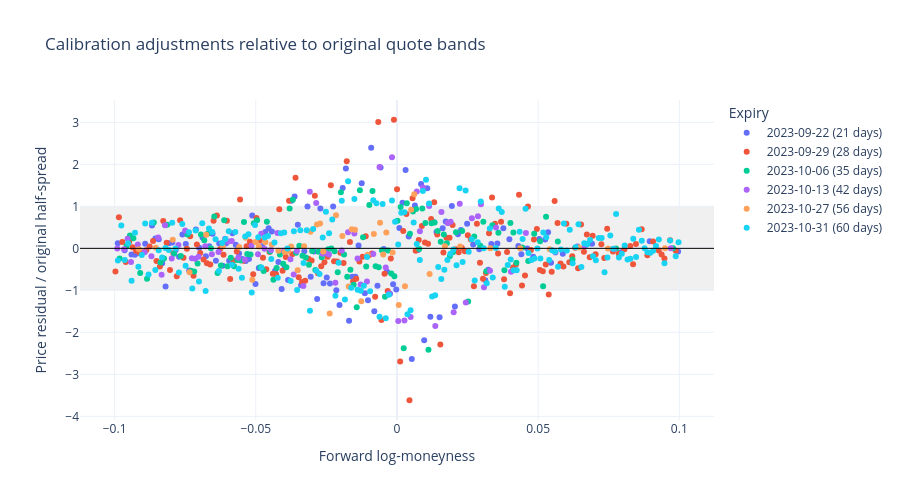

Source (notebook cell):
### Markdown cell above
## Price adjustments relative to quote uncertainty

For each observed strike, define the normalized fitting residual

$$
r_i =
\frac{C_{\mathrm{fit},i}-C_{\mathrm{mid},i}}
     {\text{original quote half-width}_i}.
$$

The original bid–ask interval corresponds to $-1 \leq r_i \leq 1$.

The calibration allows documented band relaxation when required.
The plot shows the size and location of those adjustments.

### Code cell
fit_figure = go.Figure()

for row, model in zip(
    expiry_summary.itertuples(index=False),
    surface.splines,
):
    quotes = pd.read_csv(
        DATA_DIR / str(row.expiry) / "quotes.csv"
    )

    strikes = quotes["strike"].to_numpy()
    residuals = (
        model.price(strikes)
        - quotes["call_mid"].to_numpy()
    ) / quotes["call_half_width"].to_numpy()

    log_moneyness = np.log(strikes / model.pricer.forward)

    fit_figure.add_trace(
        go.Scatter(
            x=log_moneyness.tolist(),
            y=residuals.tolist(),
            mode="markers",
            name=f"{row.expiry} ({row.days:.0f} days)",
            customdata=strikes.tolist(),
            hovertemplate=(
                "Log-moneyness: %{x:.4f}<br>"
                "Strike: %{customdata:.2f}<br>"
                "Residual: %{y:.3f} half-spreads"
                "<extra>%{fullData.name}</extra>"
            ),
        )
    )

fit_figure.add_hrect(
    y0=-1.0,
    y1=1.0,
    fillcolor="lightgrey",
    opacity=0.35,
    line_width=0,
    layer="below",
)
fit_figure.add_hline(
    y=0.0,
    line_color="black",
    line_width=1,
)
fit_figure.update_layout(
    title="Calibration adjustments relative to original quote bands",
    xaxis_title="Forward log-moneyness",
    yaxis_title="Price residual / original half-spread",
    height=500,
    legend_title_text="Expiry",
)
fit_figure.show()
